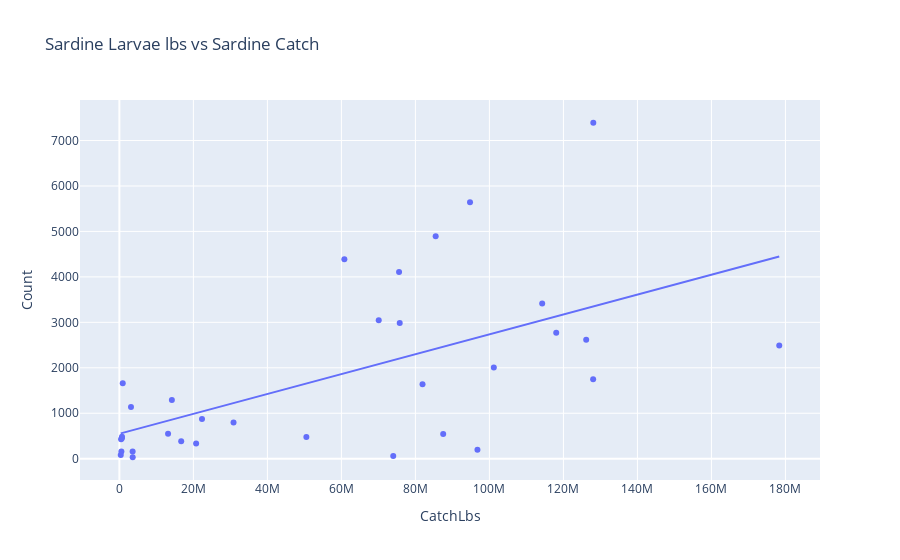

Notebook source saved alongside this figure:
### Markdown cell above
We want to see if there is any relationships between sardine larvae and sardine catch. We can propose our hypothesis as that there is a linear correlation between these two variables: as there is more sardine larvae to be found within a single given year, it is expected that there is more sardine to be caught that year and vice versa. We can visualize this as follows:

### Code cell
X = sardine_data['CatchLbs'].values.reshape(-1,1)
Y = sardine_data['Count'].values.reshape(-1,1)
linear_regressor = LinearRegression()
linear_regressor.fit(X, Y)
Y_pred = linear_regressor.predict(X)
Y = np.array(Y).reshape(-1,)
X = np.array(X).reshape(-1,)
rmse = mean_squared_error(Y, Y_pred, squared=False)

fig = px.scatter(sardine_data, x='CatchLbs', y='Count', trendline="ols", title ='Sardine Larvae lbs vs Sardine Catch')
fig.show()
print("Pearson Correlation:", stats.pearsonr(X, Y), "Root Mean Squared Error: ", rmse)

### Figure 1 — Plotly figure (JSON) as saved in the notebook; plotly's stock layout.template omitted (floating-point values rounded to 4 significant figures)
{"data": [{"hovertemplate": "CatchLbs=%{x}<br>Count=%{y}<extra></extra>", "legendgroup": "", "marker": {"color": "#636efa", "symbol": "circle"}, "mode": "markers", "name": "", "orientation": "v", "showlegend": false, "type": "scatter", "x": [707585, 461755, 899724, 3134151, 14182046, 20735063, 30849762, 22326632, 87510828, 70086201, 94759414, 85479461, 128080138, 118056834, 114267247, 128035475, 75762548, 96768856, 75585847, 101189339, 178334197, 126156964, 81927250, 74010908, 60800471, 50531814, 13154107, 16705045, 3575961, 367551, 666988, 542672, 3595952], "xaxis": "x", "y": [481, 426, 1662, 1135, 1293, 332, 796, 871, 542, 3045, 5644, 4894, 7391, 2770, 3414, 1748, 2983, 199, 4108, 2006, 2488, 2619, 1637, 62, 4389, 480, 549, 385, 158, 79, 449, 157, 32], "yaxis": "y"}, {"hovertemplate": "<b>OLS trendline</b><br>Count = 2.18771e-05 * CatchLbs + 548.836<br>R<sup>2</sup>=0.355845<br><br>CatchLbs=%{x}<br>Count=%{y} <b>(trend)</b><extra></extra>", "legendgroup": "", "marker": {"color": "#636efa", "symbol": "circle"}, "mode": "lines", "name": "", "showlegend": false, "type": "scatter", "x": [367551, 461755, 542672, 666988, 707585, 899724, 3134151, 3575961, 3595952, 13154107, 14182046, 16705045, 20735063, 22326632, 30849762, 50531814, 60800471, 70086201, 74010908, 75585847, 75762548, 81927250, 85479461, 87510828, 94759414, 96768856, 101189339, 114267247, 118056834, 126156964, 128035475, 128080138, 178334197], "xaxis": "x", "y": [556.9, 558.9, 560.7, 563.4, 564.3, 568.5, 617.4, 627.1, 627.5, 836.6, 859.1, 914.3, 1002.0, 1037.0, 1224.0, 1654.0, 1879.0, 2082.0, 2168.0, 2202.0, 2206.0, 2341.0, 2419.0, 2463.0, 2622.0, 2666.0, 2763.0, 3049.0, 3132.0, 3309.0, 3350.0, 3351.0, 4450.0], "yaxis": "y"}], "layout": {"legend": {"tracegroupgap": 0}, "title": {"text": "Sardine Larvae lbs vs Sardine Catch"}, "xaxis": {"anchor": "y", "domain": [0, 1], "title": {"text": "CatchLbs"}}, "yaxis": {"anchor": "x", "domain": [0, 1], "title": {"text": "Count"}}}}
